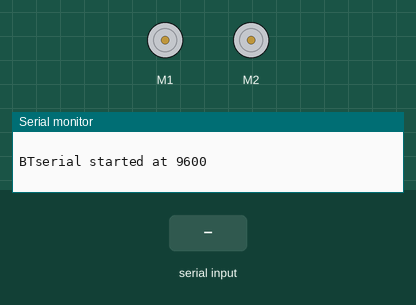
A sketch run on a simulated Arduino Uno, built with avr-gcc and run on an emulated ATmega328P. Shown: 2 × DC motor (green arrow = forward, orange = backward, longer = faster), the last lines printed to the serial monitor. The test bench sets the inputs (shaded band).

Above: at 1.2 s.
1.3 s: "1" received over the second serial link
At 1.9 s:
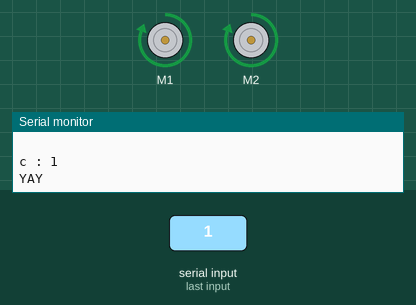
2.8 s: "2" received over the second serial link
At 4.0 s:
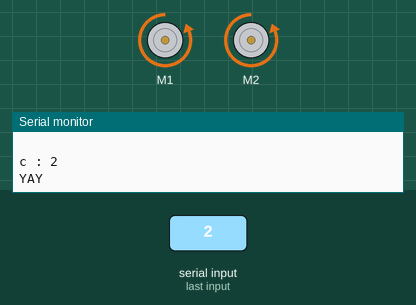
4.3 s: "3" received over the second serial link
At 5.3 s:
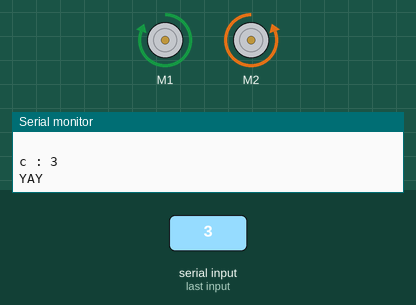
5.8 s: "4" received over the second serial link
At 6.5 s:
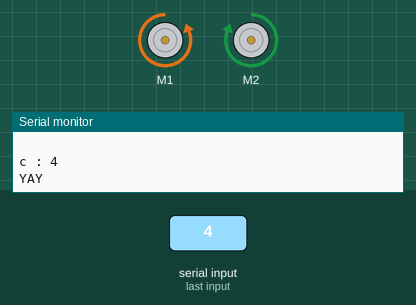
7.3 s: "0" received over the second serial link
At 7.6 s:
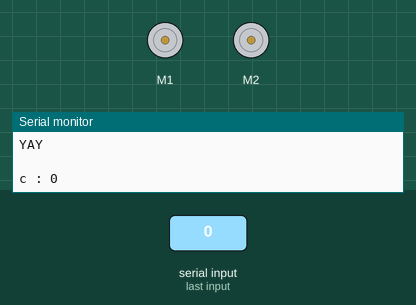
Timing chart, 0 to 9.8 s (numbered marks = the images above; inputs shaded):
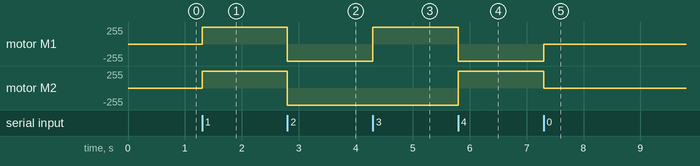

The sketch:

SumoBT.ino
```cpp
#include <ZumoMotors.h>
ZumoMotors motors;

#include <SoftwareSerial.h>
SoftwareSerial BTserial(12, 11); // RX | TX

const long baudRate = 9600;
char c;
boolean NL = true;


void setup() {
    Serial.begin(9600);
    Serial.print("Sketch:   ");   Serial.println(__FILE__);
    Serial.print("Uploaded: ");   Serial.println(__DATE__);
    Serial.println(" ");

    BTserial.begin(baudRate);
    Serial.print("BTserial started at "); Serial.println(baudRate);
    Serial.println(" ");


}

void loop() {
  //Serial.println("AH");
  if (BTserial.available())
    {

        c = BTserial.read();
        Serial.println(' ');
        Serial.print("c : ");
        Serial.println(c);
        if(c == '1' || c == '2' || c == '3' || c=='4' || c=='5'){
          Serial.println("YAY");
          digitalWrite(13,HIGH);
        }
        if(c == '1'){
          avancer();
        }
        else if(c == '0'){
          arret();
        }
        else if(c == '3'){
          droite();
        }
        else if(c == '4'){
          gauche();
        }
        else if(c == '2'){
          arriere();
        }
    }
}

void avancer(){
    motors.setLeftSpeed(400);
    motors.setRightSpeed(400);
}
void arret(){
    motors.setLeftSpeed(0);
    motors.setRightSpeed(0);
}
void droite(){
    motors.setLeftSpeed(400);
    motors.setRightSpeed(-400);
}
void gauche(){
    motors.setLeftSpeed(-400);
    motors.setRightSpeed(400);
}
void arriere(){
  motors.setLeftSpeed(-400);
  motors.setRightSpeed(-400);
}
```

Measured:
- after the input at 1.3 s, motor M1, motor M2: stopped → forward 255/255 at once
- after the input at 2.8 s, motor M1, motor M2: forward 255/255 → backward 255/255 at once
- after the input at 4.3 s, motor M1: backward 255/255 → forward 255/255 at once
- after the input at 5.8 s, motor M1: forward 255/255 → backward 255/255 at once; motor M2: backward 255/255 → forward 255/255 at once
- after the input at 7.3 s, motor M1: backward 255/255 → stopped at once; motor M2: forward 255/255 → stopped at once
